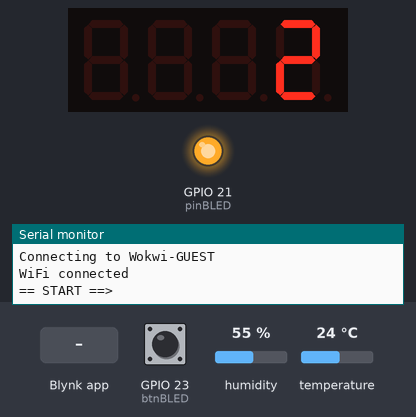
This program was run on a simulated ESP32. Shown: 4-digit seven-segment display, output pins drawn as LEDs (lit = HIGH), the last lines printed to the serial monitor. The inputs (shaded band) are chosen by the test bench; at power-on: GPIO 23 (btnBLED) HIGH, humidity 55 %, temperature 24 °C. WiFi joins after 1.5 s; servers stay silent unless stated.

Above: at 3.0 s.
3.1 s: GPIO 23 (btnBLED) pulled LOW for 0.15 s
At 3.7 s:
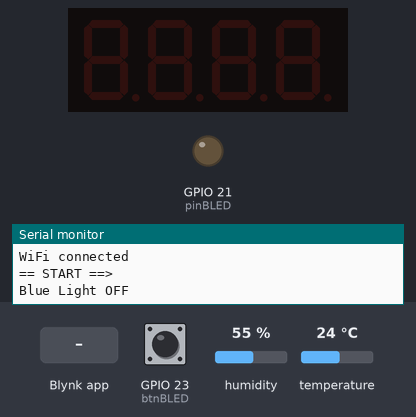
4.8 s: Blynk app writes 1 to V1
At 5.6 s:
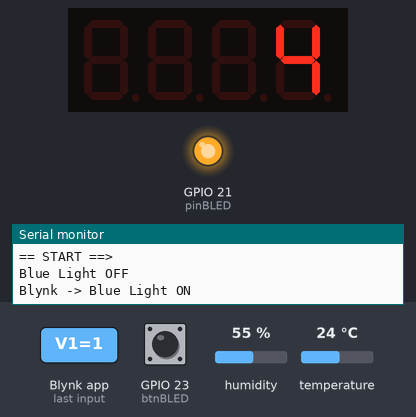
6.3 s: Blynk app writes 0 to V1
At 6.7 s:
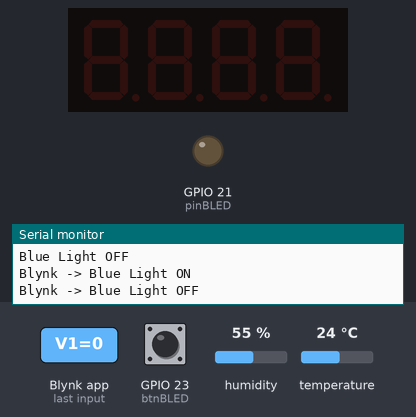
7.8 s: GPIO 23 (btnBLED) pulled LOW for 1 s
At 9.3 s:
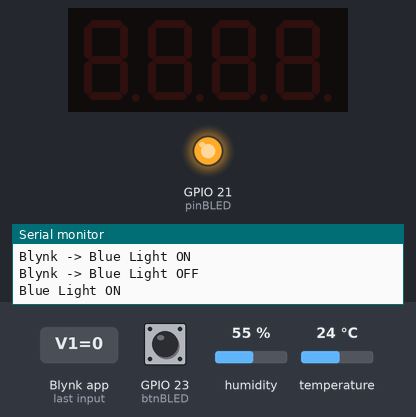
11.3 s: GPIO 23 (btnBLED) pulled LOW for 3.2 s
At 15.4 s:
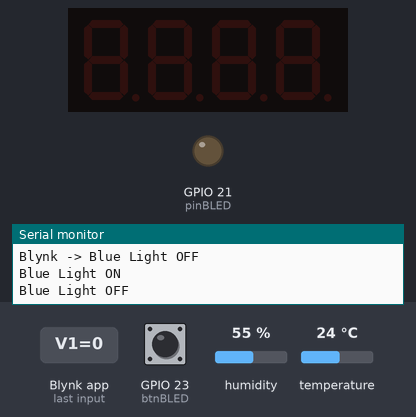
Timing chart, 0 to 16.9 s (numbered marks = the images above; inputs shaded):
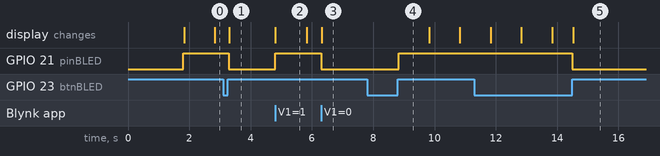

Measured:
- after the input at 3.1 s, GPIO 21 (pinBLED): HIGH → LOW after 0.18 s; the display: changes after 0.20 s (image 1)
- after the input at 4.8 s, GPIO 21 (pinBLED): LOW → HIGH at once; the display: changes at once (image 2)
- after the input at 6.3 s, GPIO 21 (pinBLED): HIGH → LOW at once; the display: changes at once (image 3)
- after the input at 7.8 s, GPIO 21 (pinBLED): LOW → HIGH after 1.0 s
- after the input at 11.3 s, GPIO 21 (pinBLED): HIGH → LOW after 3.2 s
- what the display in image 2 shows lasts 1.0 s, from 4.8 s to 5.8 s

The program:

main.cpp
```cpp
#include <Arduino.h>
#include <TM1637Display.h>
#include <dht.h>

/* Fill in information from Blynk Device Info here */
#define BLYNK_TEMPLATE_ID "TMPL6VOd5sqsE"
#define BLYNK_TEMPLATE_NAME "ESP32 LED TM1637"
#define BLYNK_AUTH_TOKEN "Z24-FlFOg2_-WIKTamwxA2uDvk7UWmz6"
// Phải để trước khai báo sử dụng thư viện Blynk

#include <WiFi.h>
#include <WiFiClient.h>
#include <BlynkSimpleEsp32.h>

// Wokwi sử dụng mạng WiFi "Wokwi-GUEST" không cần mật khẩu cho việc chạy mô phỏng
char ssid[] = "Wokwi-GUEST";  //Tên mạng WiFi
char pass[] = "";             //Mật khẩu mạng WiFi


#define btnBLED  23 //Chân kết nối nút bấm
#define pinBLED  21 //Chân kết nối đèn xxanh

#define CLK 18  //Chân kết nối CLK của TM1637
#define DIO 19  //Chân kết nối DIO của TM1637

#define DHTTYPE DHT22
#define DHT22_PIN 16
DHT dht(DHT22_PIN, DHTTYPE);
//Biến toàn cục
ulong currentMiliseconds = 0; //Thời gian hiện tại - miliseconds
bool blueButtonON = true;     //Trạng thái của nút bấm ON -> đèn Xanh sáng và hiển thị LED TM1637

//Khởi tạo mà hình TM1637
TM1637Display display(CLK, DIO);

bool IsReady(ulong &ulTimer, uint32_t milisecond);
void updateBlueButton();
void uptimeBlynk();


void DoamBlynk(){
  float h = dht.readHumidity();
  Blynk.virtualWrite(V3, h);
}

void NhietdoBlynk(){
  float t = dht.readTemperature();
  Blynk.virtualWrite(V2, t);

}

void setup() {
  // put your setup code here, to run once:
  Serial.begin(115200);
  pinMode(pinBLED, OUTPUT);
  pinMode(btnBLED, INPUT_PULLUP);

  display.setBrightness(0x0f);
  dht.begin();

  // Start the WiFi connection
  Serial.print("Connecting to ");Serial.println(ssid);
  Blynk.begin(BLYNK_AUTH_TOKEN,ssid, pass); //Kết nối đến mạng WiFi

  Serial.println();
  Serial.println("WiFi connected");


  digitalWrite(pinBLED, blueButtonON? HIGH : LOW);
  Blynk.virtualWrite(V1, blueButtonON); //Đồng bộ trạng thái trạng thái của đèn với Blynk

  Serial.println("== START ==>");
}

void loop() {
  Blynk.run();  //Chạy Blynk để cập nhật trạng thái từ Blynk Cloud

  currentMiliseconds = millis();
  uptimeBlynk();
  updateBlueButton();
  DoamBlynk();
  NhietdoBlynk();
}


// put function definitions here:
bool IsReady(ulong &ulTimer, uint32_t milisecond)
{
  if (currentMiliseconds - ulTimer < milisecond) return false;
  ulTimer = currentMiliseconds;
  return true;
}
void updateBlueButton(){
  static ulong lastTime = 0;
  static int lastValue = HIGH;
  if (!IsReady(lastTime, 50)) return; //Hạn chế bấm nút quá nhanh - 50ms mỗi lần bấm
  int v = digitalRead(btnBLED);
  if (v == lastValue) return;
  lastValue = v;
  if (v == LOW) return;

  if (!blueButtonON){
    Serial.println("Blue Light ON");
    digitalWrite(pinBLED, HIGH);
    blueButtonON = true;
    Blynk.virtualWrite(V1, blueButtonON);//Gửi giá trị lên chân ảo V1 trên ứng dụng Blynk.
  }
  else {
    Serial.println("Blue Light OFF");
    digitalWrite(pinBLED, LOW);
    blueButtonON = false;
    Blynk.virtualWrite(V1, blueButtonON);//Gửi giá trị lên chân ảo V1 trên ứng dụng Blynk.
    display.clear();
  }
}

void uptimeBlynk(){
  static ulong lastTime = 0;
if (!IsReady(lastTime, 1000)) return; //Kiểm tra và cập nhật lastTime sau mỗi 1 giây
  ulong value = lastTime / 1000;
  Blynk.virtualWrite(V0, value);  //Gửi giá trị lên chân ảo V0 trên ứng dụng Blynk.
  if (blueButtonON){
    display.showNumberDec(value);
  }
}

//được gọi mỗi khi có dữ liệu mới được gửi từ ứng dụng Blynk đến thiết bị.
BLYNK_WRITE(V1) { //virtual_pin định nghĩa trong ứng dụng Blynk
  // Xử lý dữ liệu nhận được từ ứng dụng Blynk
  blueButtonON = param.asInt();  // Lấy giá trị từ ứng dụng Blynk
  if (blueButtonON){
    Serial.println("Blynk -> Blue Light ON");
    digitalWrite(pinBLED, HIGH);

  }
  else {
    Serial.println("Blynk -> Blue Light OFF");
    digitalWrite(pinBLED, LOW);
    display.clear();
  }
}
```
